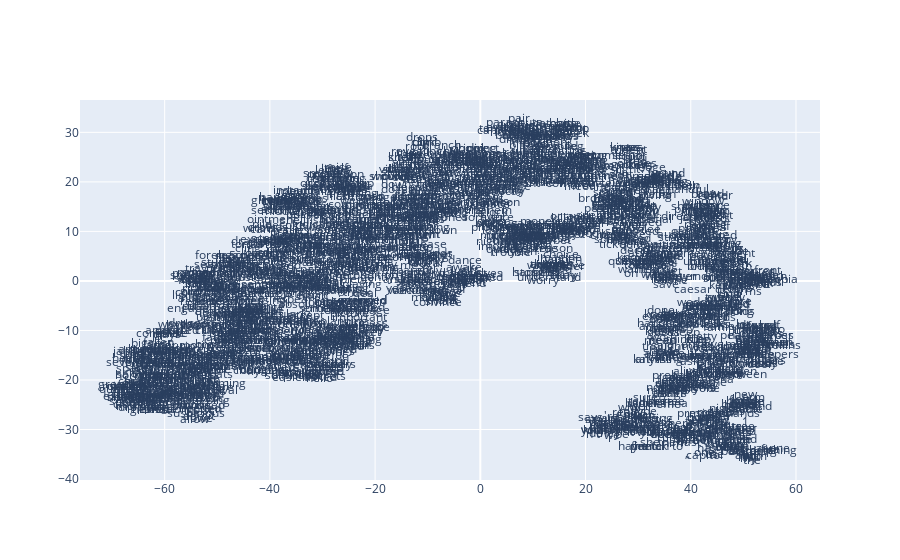

The notebook cell this image was saved under:
### Code cell
def plot_with_plotly(x_vals, y_vals, labels, plot_in_notebook=True):
    from plotly.offline import init_notebook_mode, iplot, plot
    import plotly.graph_objs as go

    trace = go.Scatter(x=x_vals, y=y_vals, mode='text', text=labels)
    data = [trace]

    if plot_in_notebook:
        init_notebook_mode(connected=True)
        iplot(data, filename='word-embedding-plot')
    else:
        plot(data, filename='word-embedding-plot.html')


def plot_with_matplotlib(x_vals, y_vals, labels):
    import matplotlib.pyplot as plt
    import random

    random.seed(0)

    plt.figure(figsize=(12, 12))
    plt.scatter(x_vals, y_vals)

    #
    # Label randomly subsampled 25 data points
    #
    indices = list(range(len(labels)))
    selected_indices = random.sample(indices, 25)
    for i in selected_indices:
        plt.annotate(labels[i], (x_vals[i], y_vals[i]))

try:
    get_ipython()
except Exception:
    plot_function = plot_with_matplotlib
else:
    plot_function = plot_with_plotly

plot_function(x_vals, y_vals, labels)

### Figure 1 — Plotly figure (JSON) as saved in the notebook; plotly's stock layout.template omitted (floating-point values rounded to 4 significant figures; data arrays with more than 128 entries replaced by an {"elided": "..."} marker saying what was removed)
{"data": [{"mode": "text", "text": {"elided": "1963 str values"}, "type": "scatter", "x": {"elided": "1963 float values"}, "y": {"elided": "1963 float values"}}], "layout": {}}
